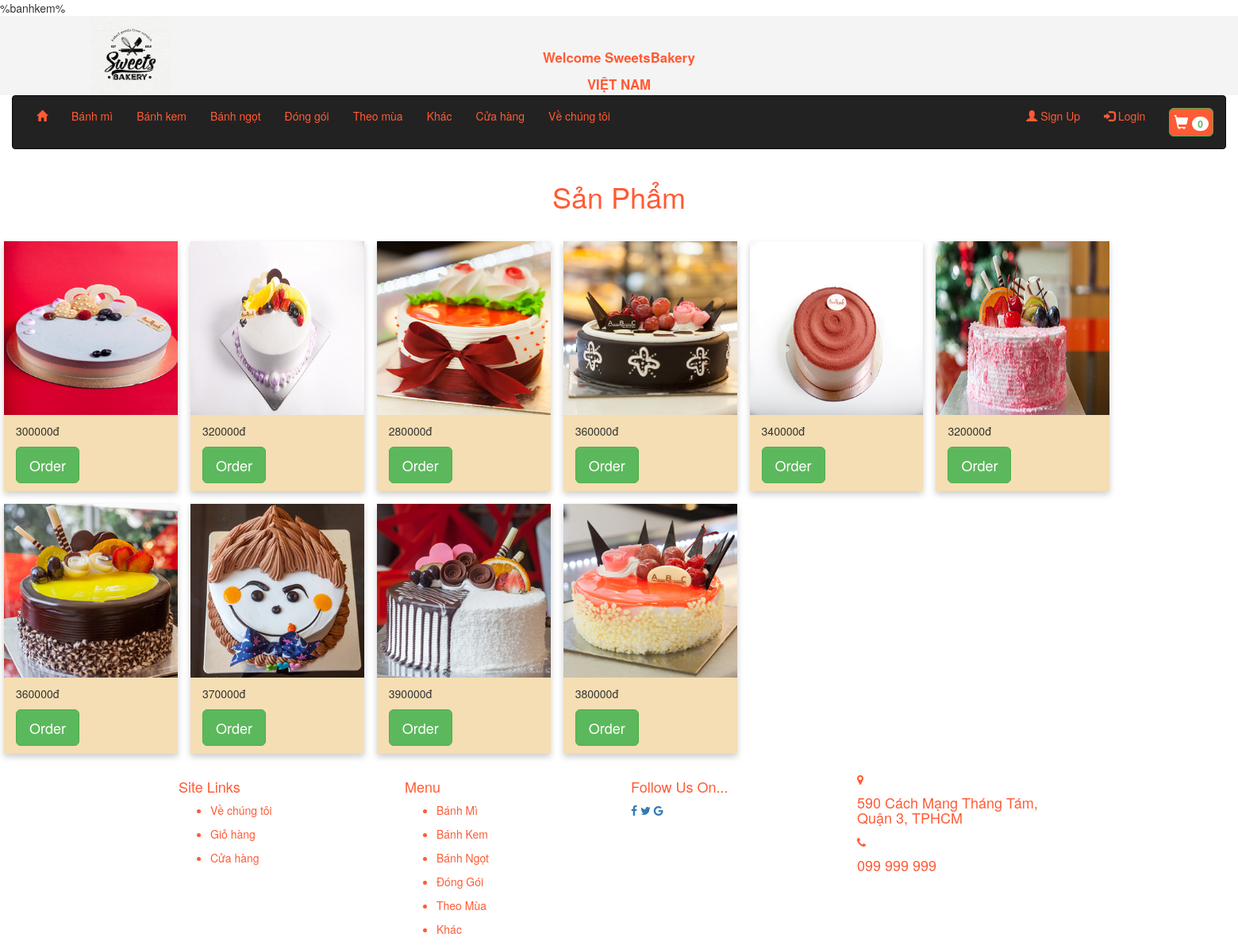
The page /product.php?cat=banhkem on the database as committed earlier.
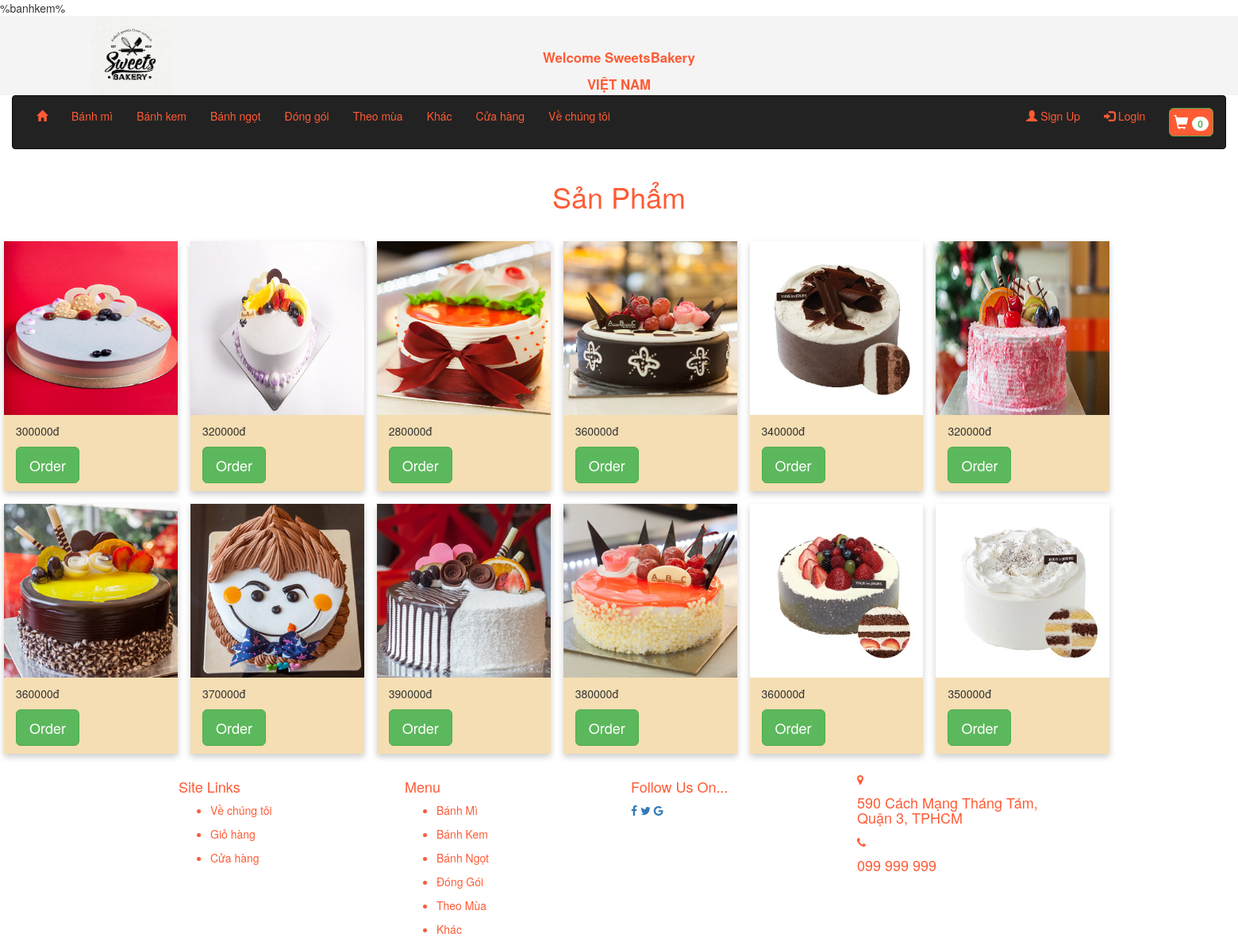
The same page on the database as committed later.
### tables this page shows
CREATE TABLE IF NOT EXISTS `tb_product` (
  `product_id` varchar(11) NOT NULL,
  `product_name` varchar(50) NOT NULL,
  `product_description` varchar(1000) NOT NULL,
  `Images` varchar(50) NOT NULL,
  `product_price` float NOT NULL,
  `product_category` varchar(50) NOT NULL,
  PRIMARY KEY (`product_id`)
);

### product.php (the view, shortened to what the changed rows need)
<!DOCTYPE html>
<?php
$prodcat = '%' . $_GET["cat"] . '%';
include_once '../SweetBakery/lib/connect.inc';
$sql = "select * from tb_product where product_category like '$prodcat' ";
$result = mysqli_query($link, $sql);
?>
<html>
    <head>
        <link href="css/css/product.css" rel="stylesheet" type="text/css"/>
        <link href="css/bootstrap.min.css" rel="stylesheet" type="text/css"/>
        <link rel="stylesheet" href="css/jquery.fancybox.min.css" type="text/css"/>
        <link href = "//netdna.bootstrapcdn.com/bootstrap/3.0.0/css/bootstrap-glyphicons.css" rel = "stylesheet">
        <link href="css/animate.css" rel='stylesheet' type='text/css' />
        <link href="css/css/font-awesome.min.css" rel="stylesheet" type="text/css"/>
    </head>
    <body>
        <div class="menu-bar">
            <h1 style="color: #FF5B35;">Sản Phẩm</h1>
            <br>
            <div id="Banhmi" class="tabcontent" >
                <div class="row" >
                    <?php
                    while ($row = mysqli_fetch_row($result)) {
                        echo "<div class='column'>";
                        echo " <div class='card'>";
                        echo "<img src='../SweetBakery/Images/$row[3]'style='width:100%' title='$row[2]'/>";
                        echo "<div class='container'>";
                        echo "<p>$row[4]đ</p>";
                        echo "<p><button class='btn btn-success btn-lg' class='button'>Order</button></p>";
                        echo "</div>";
                        echo "</div>";
                        echo "</div>";
                    }
                    ?>
                </div>
            </div>
        </div>
</body>
</html>

Rows that differ between the two databases and show on the page:
changed tb_product (number 5 of 12 on the later page): Images: a different picture
added tb_product: Images (picture), product_price "360000"
added tb_product: Images (picture), product_price "350000"
